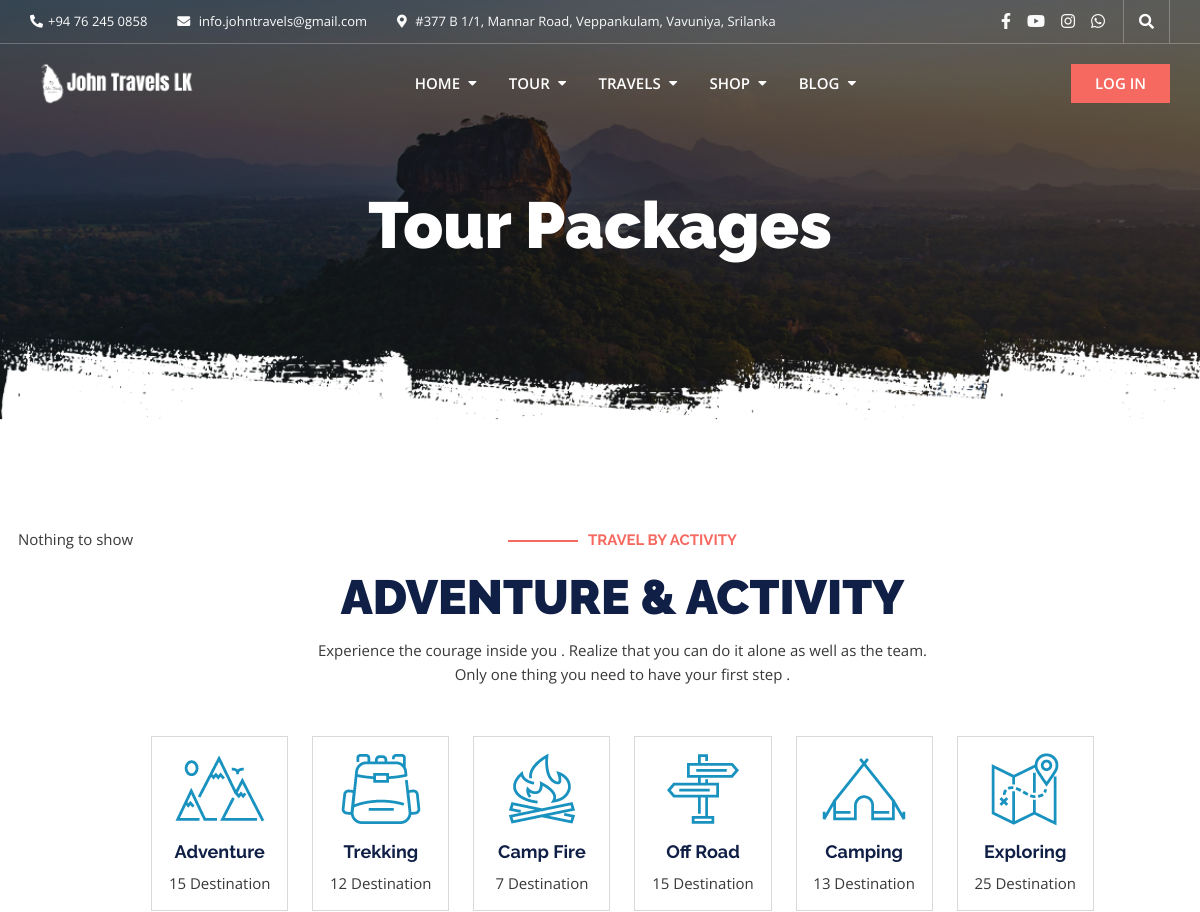
The page /tour-packages.php (upper part) on the database as committed earlier.
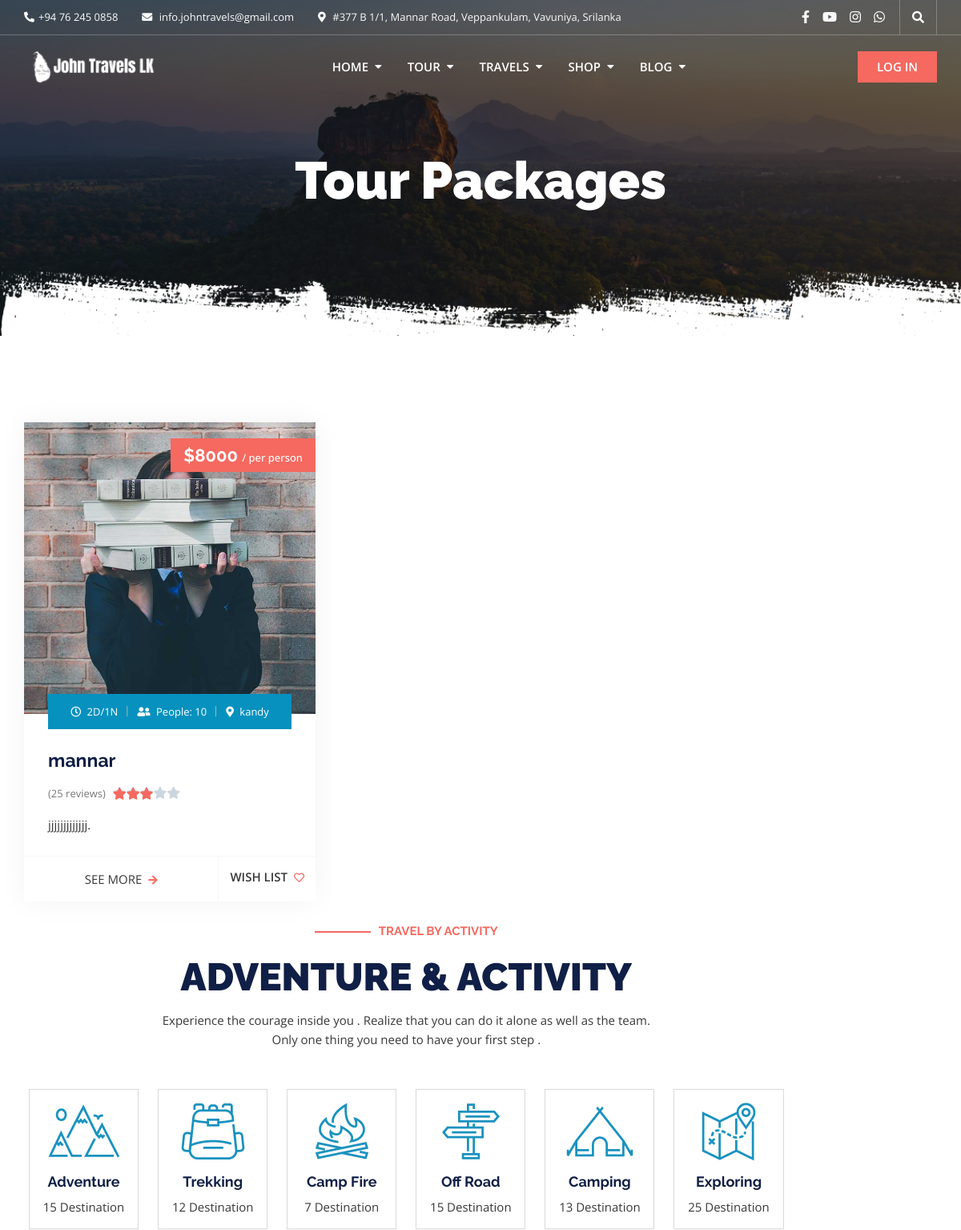
The same page on the database as committed later.
### tables this page shows
CREATE TABLE `package` (
  `Pack_Id` int(11) NOT NULL,
  `Pack_title` varchar(255) NOT NULL,
  `Pack_img` varchar(256) NOT NULL,
  `Description` varchar(255) NOT NULL,
  `Location` varchar(256) NOT NULL,
  `Place_one` varchar(256) NOT NULL,
  `Place_two` varchar(256) NOT NULL,
  `Place_three` varchar(256) NOT NULL,
  `Place_four` varchar(256) NOT NULL,
  `Group_size` int(11) NOT NULL,
  `Days` int(11) NOT NULL,
  `Night` int(11) NOT NULL,
  `Sale_price` int(11) NOT NULL,
  `Reqular_price` int(11) NOT NULL,
  `Discount` int(11) NOT NULL,
  `Category` varchar(255) NOT NULL,
  `Map` varchar(255) NOT NULL,
  `Api_key` varchar(255) NOT NULL,
  `Popular` varchar(255) NOT NULL,
  `Status` varchar(255) NOT NULL DEFAULT 'pending',
  `Trip_date` date NOT NULL,
  `Wish` varchar(255) NOT NULL
);

### tour-packages.php (the view, shortened to what the changed rows need)
<?php
include "../JohnTravels/admin_dashboard/db-connection.php";
$sql ="SELECT * FROM package";
$result = mysqli_query($conn,$sql);
?>
<!doctype html>
<html lang="en">
   <head>
      <link rel="stylesheet" href="assets/vendors/bootstrap/css/bootstrap.min.css" media="all">
      <link rel="stylesheet" type="text/css" href="assets/vendors/fontawesome/css/all.min.css">
      <link rel="stylesheet" type="text/css" href="assets/vendors/jquery-ui/jquery-ui.min.css">
      <link rel="stylesheet" type="text/css" href="assets/vendors/modal-video/modal-video.min.css">
      <link rel="stylesheet" type="text/css" href="assets/vendors/lightbox/dist/css/lightbox.min.css">
      <link rel="stylesheet" type="text/css" href="assets/vendors/slick/slick.css">
      <link rel="stylesheet" type="text/css" href="assets/vendors/slick/slick-theme.css">
      <link rel="stylesheet" type="text/css" href="style.css">
   </head>
   <body>
      <div id="page" class="full-page">
         <main id="content" class="site-main">
            <section class="inner-banner-wrap">
               <div class="inner-baner-container" style="background-image: url(assets/images/inner-banner.jpg);">
                  <div class="container">
                     <div class="inner-banner-content">
                        <h1 class="inner-title">Tour Packages</h1>
                     </div>
                  </div>
               </div>
            </section>
            <div class="package-section">
               <div class="container">
                  <div class="package-inner">
                     <div class="row">
					 <?php
						  if ($result->num_rows > 0) {
								while($row = $result->fetch_assoc()) {
									$image=$row["Pack_img"];
									$pack_price=$row["Reqular_price"];
									$days=$row["Days"];
									$night=$row["Night"];
									$group_size=$row["Group_size"];
									$Location=$row["Location"];
									$description=$row["Description"];
                           $Pack_title=$row["Pack_title"];
						echo '
                        <div class="col-lg-4 col-md-6">
                           <div class="package-wrap">
                              <figure class="feature-image">
                                 <a href="#">
                                   <img src="admin_dashboard/package/'.$image.'" width = "376px" height="249px">
                                 </a>
                              </figure>
                              <div class="package-price">
                                 <h6>
                                    <span >$'.$pack_price.'  </span>  / per person
                                 </h6>
                              </div>
                              <div class="package-content-wrap">
                                 <div class="package-meta text-center">
                                    <ul>
                                       <li>
                                          <i class="far fa-clock"></i>
                                          '.$days.'D/'.$night.'N
                                       </li>
                                       <li>
                                          <i class="fas fa-user-friends"></i>
                                          People: '.$group_size.'
                                       </li>
                                       <li>
                                          <i class="fas fa-map-marker-alt"></i>
                                          '.$Location.'
                                       </li>
                                    </ul>
                                 </div>
                                 <div class="package-content">
                                    <h3>
                                       <a href="#">'.$Pack_title.'</a>
                                    </h3>
                                    <div class="review-area">
                                       <span class="review-text">(25 reviews)</span>
                                       <div class="rating-start" title="Rated 5 out of 5">
                                          <span style="width: 60%"></span>
                                       </div>
                                    </div>
                                    <p>'.$description.'.</p>
                                    <div class="btn-wrap">
                                    <a href ="package-detail.php ?Pack_Id=<?php  echo $row["Pack_Id"]; "?>SEE MORE<i class="fas fa-arrow-right"></i></a>
                                       <a href="#" class="button-text width-6">WISH LIST<i class="far fa-heart"></i></a>
                                    </div>
                                 </div>
                              </div>
                           </div>
                        </div>
						';
									}
							} else {
								echo "<p>Nothing to show</p>";
							}
						   ?>
            <section class="activity-section">
               <div class="container">
                  <div class="section-heading text-center">
                     <div class="row">
                        <div class="col-lg-8 offset-lg-2">
                           <h2>ADVENTURE & ACTIVITY</h2>
                        </div>
                     </div>
                  </div>
               </div>
            </section>
         </main>
      </div>
   </body>
</html>

Rows that differ between the two databases and show on the page:
added package: Pack_img (picture), Reqular_price "8000", Days "2", Night "1", Group_size "10", Location "kandy", Pack_title "mannar", Description "jjjjjjjjjjjjj"
Other text that changed with them:
text no longer shown: "Nothing to show"
